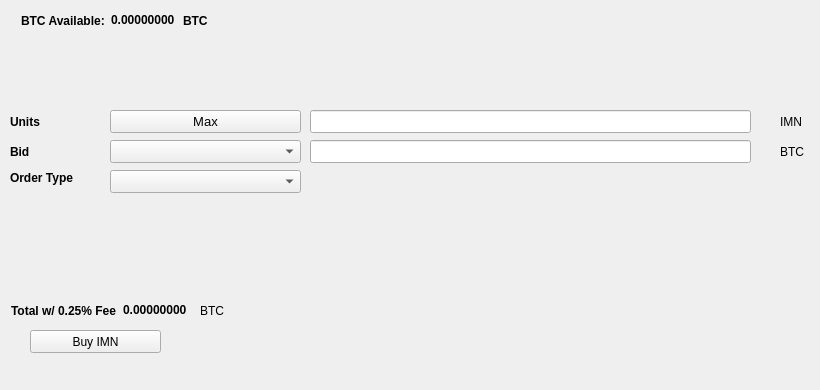
   <widget class="QWidget" name="BuyTab">
    <attribute name="title">
     <string>Buy</string>
    </attribute>
    <widget class="QPushButton" name="BuyIMN">
     <property name="geometry">
      <rect>
       <x>30</x>
       <y>330</y>
       <width>131</width>
       <height>23</height>
      </rect>
     </property>
     <property name="text">
      <string>Buy IMN</string>
     </property>
     <property name="icon">
      <iconset resource="../imn.qrc">
       <normaloff>:/icons/bitcoin</normaloff>:/icons/bitcoin</iconset>
     </property>
    </widget>
    <widget class="QLabel" name="label_3">
     <property name="geometry">
      <rect>
       <x>10</x>
       <y>110</y>
       <width>46</width>
       <height>23</height>
      </rect>
     </property>
     <property name="font">
      <font>
       <weight>75</weight>
       <bold>true</bold>
      </font>
     </property>
     <property name="text">
      <string>Units</string>
     </property>
    </widget>
    <widget class="QLineEdit" name="UnitsInput">
     <property name="geometry">
      <rect>
       <x>310</x>
       <y>110</y>
       <width>441</width>
       <height>23</height>
      </rect>
     </property>
     <property name="font">
      <font>
       <pointsize>9</pointsize>
       <weight>75</weight>
       <bold>true</bold>
      </font>
     </property>
    </widget>
    <widget class="QLineEdit" name="BuyBidPriceEdit">
     <property name="geometry">
      <rect>
       <x>310</x>
       <y>140</y>
       <width>441</width>
       <height>23</height>
      </rect>
     </property>
     <property name="font">
      <font>
       <pointsize>9</pointsize>
       <weight>75</weight>
       <bold>true</bold>
      </font>
     </property>
    </widget>
    <widget class="QLabel" name="label_4">
     <property name="geometry">
      <rect>
       <x>780</x>
       <y>110</y>
       <width>31</width>
       <height>23</height>
      </rect>
     </property>
     <property name="text">
      <string>IMN</string>
     </property>
    </widget>
    <widget class="QLabel" name="label_5">
     <property name="geometry">
      <rect>
       <x>780</x>
       <y>140</y>
       <width>31</width>
       <height>23</height>
      </rect>
     </property>
     <property name="text">
      <string>BTC</string>
     </property>
    </widget>
    <widget class="QLabel" name="label_6">
     <property name="geometry">
      <rect>
       <x>10</x>
       <y>140</y>
       <width>46</width>
       <height>23</height>
      </rect>
     </property>
     <property name="font">
      <font>
       <weight>75</weight>
       <bold>true</bold>
      </font>
     </property>
     <property name="text">
      <string>Bid</string>
     </property>
    </widget>
    <widget class="QLabel" name="label_7">
     <property name="geometry">
      <rect>
       <x>10</x>
       <y>170</y>
       <width>91</width>
       <height>16</height>
      </rect>
     </property>
     <property name="font">
      <font>
       <weight>75</weight>
       <bold>true</bold>
      </font>
     </property>
     <property name="text">
      <string>Order Type</string>
     </property>
    </widget>
    <widget class="QPushButton" name="Buy_Max_Amount">
     <property name="geometry">
      <rect>
       <x>110</x>
       <y>110</y>
       <width>191</width>
       <height>23</height>
      </rect>
     </property>
     <property name="font">
      <font>
       <pointsize>10</pointsize>
      </font>
     </property>
     <property name="text">
      <string>Max</string>
     </property>
    </widget>
    <widget class="QComboBox" name="BuyBidcomboBox">
     <property name="geometry">
      <rect>
       <x>110</x>
       <y>140</y>
       <width>191</width>
       <height>23</height>
      </rect>
     </property>
     <property name="font">
      <font>
       <pointsize>10</pointsize>
      </font>
     </property>
    </widget>
    <widget class="QComboBox" name="buyOrdertypeCombo">
     <property name="geometry">
      <rect>
       <x>110</x>
       <y>170</y>
       <width>191</width>
       <height>23</height>
      </rect>
     </property>
     <property name="font">
      <font>
       <pointsize>10</pointsize>
      </font>
     </property>
    </widget>
    <widget class="QWidget" name="layoutWidget1">
     <property name="geometry">
      <rect>
       <x>21</x>
       <y>11</y>
       <width>227</width>
       <height>19</height>
      </rect>
     </property>
     <layout class="QHBoxLayout" name="horizontalLayout_3">
      <item>
       <widget class="QLabel" name="label232">
        <property name="font">
         <font>
          <weight>75</weight>
          <bold>true</bold>
         </font>
        </property>
        <property name="text">
         <string>BTC Available:</string>
        </property>
       </widget>
      </item>
      <item>
       <widget class="QLabel" name="BtcAvailableLbl">
        <property name="palette">
         <palette>
          <active>
           <colorrole role="WindowText">
            <brush brushstyle="SolidPattern">
             <color alpha="255">
              <red>0</red>
              <green>0</green>
              <blue>0</blue>
             </color>
            </brush>
           </colorrole>
           <colorrole role="Button">
            <brush brushstyle="SolidPattern">
             <color alpha="255">
              <red>0</red>
              <green>170</green>
              <blue>0</blue>
             </color>
            </brush>
           </colorrole>
           <colorrole role="Light">
            <brush brushstyle="SolidPattern">
             <color alpha="255">
              <red>0</red>
              <green>255</green>
              <blue>0</blue>
             </color>
            </brush>
           </colorrole>
           <colorrole role="Midlight">
            <brush brushstyle="SolidPattern">
             <color alpha="255">
              <red>0</red>
              <green>212</green>
              <blue>0</blue>
             </color>
            </brush>
           </colorrole>
           <colorrole role="Dark">
            <brush brushstyle="SolidPattern">
             <color alpha="255">
              <red>0</red>
              <green>85</green>
              <blue>0</blue>
             </color>
            </brush>
           </colorrole>
           <colorrole role="Mid">
            <brush brushstyle="SolidPattern">
             <color alpha="255">
              <red>0</red>
              <green>113</green>
              <blue>0</blue>
             </color>
            </brush>
           </colorrole>
           <colorrole role="Text">
            <brush brushstyle="SolidPattern">
             <color alpha="255">
              <red>0</red>
              <green>170</green>
              <blue>0</blue>
             </color>
            </brush>
           </colorrole>
           <colorrole role="BrightText">
            <brush brushstyle="SolidPattern">
             <color alpha="255">
              <red>255</red>
              <green>255</green>
              <blue>255</blue>
             </color>
            </brush>
           </colorrole>
           <colorrole role="ButtonText">
            <brush brushstyle="SolidPattern">
             <color alpha="255">
              <red>0</red>
              <green>0</green>
              <blue>0</blue>
             </color>
            </brush>
           </colorrole>
           <colorrole role="Base">
            <brush brushstyle="SolidPattern">
             <color alpha="255">
              <red>255</red>
              <green>255</green>
              <blue>255</blue>
             </color>
            </brush>
           </colorrole>
           <colorrole role="Window">
            <brush brushstyle="SolidPattern">
             <color alpha="255">
              <red>0</red>
              <green>170</green>
              <blue>0</blue>
             </color>
            </brush>
           </colorrole>
           <colorrole role="Shadow">
            <brush brushstyle="SolidPattern">
             <color alpha="255">
              <red>0</red>
              <green>0</green>
              <blue>0</blue>
             </color>
            </brush>
           </colorrole>
           <colorrole role="AlternateBase">
            <brush brushstyle="SolidPattern">
             <color alpha="255">
              <red>127</red>
              <green>212</green>
              <blue>127</blue>
             </color>
            </brush>
           </colorrole>
           <colorrole role="ToolTipBase">
            <brush brushstyle="SolidPattern">
             <color alpha="255">
              <red>255</red>
              <green>255</green>
              <blue>220</blue>
             </color>
            </brush>
           </colorrole>
           <colorrole role="ToolTipText">
            <brush brushstyle="SolidPattern">
             <color alpha="255">
              <red>0</red>
              <green>0</green>
              <blue>0</blue>
             </color>
            </brush>
           </colorrole>
          </active>
          <inactive>
           <colorrole role="WindowText">
            <brush brushstyle="SolidPattern">
             <color alpha="255">
              <red>0</red>
              <green>0</green>
              <blue>0</blue>
             </color>
            </brush>
           </colorrole>
           <colorrole role="Button">
            <brush brushstyle="SolidPattern">
             <color alpha="255">
              <red>0</red>
              <green>170</green>
              <blue>0</blue>
             </color>
            </brush>
           </colorrole>
           <colorrole role="Light">
            <brush brushstyle="SolidPattern">
             <color alpha="255">
              <red>0</red>
              <green>255</green>
              <blue>0</blue>
             </color>
            </brush>
           </colorrole>
           <colorrole role="Midlight">
            <brush brushstyle="SolidPattern">
             <color alpha="255">
              <red>0</red>
              <green>212</green>
              <blue>0</blue>
             </color>
            </brush>
           </colorrole>
           <colorrole role="Dark">
            <brush brushstyle="SolidPattern">
             <color alpha="255">
              <red>0</red>
              <green>85</green>
              <blue>0</blue>
             </color>
            </brush>
           </colorrole>
           <colorrole role="Mid">
            <brush brushstyle="SolidPattern">
             <color alpha="255">
              <red>0</red>
              <green>113</green>
              <blue>0</blue>
             </color>
            </brush>
           </colorrole>
           <colorrole role="Text">
            <brush brushstyle="SolidPattern">
             <color alpha="255">
              <red>0</red>
              <green>170</green>
              <blue>0</blue>
             </color>
            </brush>
           </colorrole>
           <colorrole role="BrightText">
            <brush brushstyle="SolidPattern">
             <color alpha="255">
              <red>255</red>
              <green>255</green>
              <blue>255</blue>
             </color>
            </brush>
           </colorrole>
           <colorrole role="ButtonText">
            <brush brushstyle="SolidPattern">
             <color alpha="255">
              <red>0</red>
              <green>0</green>
              <blue>0</blue>
             </color>
            </brush>
           </colorrole>
           <colorrole role="Base">
            <brush brushstyle="SolidPattern">
             <color alpha="255">
              <red>255</red>
              <green>255</green>
              <blue>255</blue>
             </color>
            </brush>
           </colorrole>
           <colorrole role="Window">
            <brush brushstyle="SolidPattern">
             <color alpha="255">
              <red>0</red>
              <green>170</green>
              <blue>0</blue>
             </color>
            </brush>
           </colorrole>
           <colorrole role="Shadow">
            <brush brushstyle="SolidPattern">
             <color alpha="255">
              <red>0</red>
              <green>0</green>
              <blue>0</blue>
             </color>
            </brush>
           </colorrole>
           <colorrole role="AlternateBase">
            <brush brushstyle="SolidPattern">
             <color alpha="255">
              <red>127</red>
              <green>212</green>
              <blue>127</blue>
             </color>
            </brush>
           </colorrole>
           <colorrole role="ToolTipBase">
            <brush brushstyle="SolidPattern">
             <color alpha="255">
              <red>255</red>
              <green>255</green>
              <blue>220</blue>
             </color>
            </brush>
           </colorrole>
           <colorrole role="ToolTipText">
            <brush brushstyle="SolidPattern">
             <color alpha="255">
              <red>0</red>
              <green>0</green>
              <blue>0</blue>
             </color>
            </brush>
           </colorrole>
          </inactive>
          <disabled>
           <colorrole role="WindowText">
            <brush brushstyle="SolidPattern">
             <color alpha="255">
              <red>0</red>
              <green>85</green>
              <blue>0</blue>
             </color>
            </brush>
           </colorrole>
           <colorrole role="Button">
            <brush brushstyle="SolidPattern">
             <color alpha="255">
              <red>0</red>
              <green>170</green>
              <blue>0</blue>
             </color>
            </brush>
           </colorrole>
           <colorrole role="Light">
            <brush brushstyle="SolidPattern">
             <color alpha="255">
              <red>0</red>
              <green>255</green>
              <blue>0</blue>
             </color>
            </brush>
           </colorrole>
           <colorrole role="Midlight">
            <brush brushstyle="SolidPattern">
             <color alpha="255">
              <red>0</red>
              <green>212</green>
              <blue>0</blue>
             </color>
            </brush>
           </colorrole>
           <colorrole role="Dark">
            <brush brushstyle="SolidPattern">
             <color alpha="255">
              <red>0</red>
              <green>85</green>
              <blue>0</blue>
             </color>
            </brush>
           </colorrole>
           <colorrole role="Mid">
            <brush brushstyle="SolidPattern">
             <color alpha="255">
              <red>0</red>
              <green>113</green>
              <blue>0</blue>
             </color>
            </brush>
           </colorrole>
           <colorrole role="Text">
            <brush brushstyle="SolidPattern">
             <color alpha="255">
              <red>0</red>
              <green>85</green>
              <blue>0</blue>
             </color>
            </brush>
           </colorrole>
           <colorrole role="BrightText">
            <brush brushstyle="SolidPattern">
             <color alpha="255">
              <red>255</red>
              <green>255</green>
              <blue>255</blue>
             </color>
            </brush>
           </colorrole>
           <colorrole role="ButtonText">
            <brush brushstyle="SolidPattern">
             <color alpha="255">
              <red>0</red>
              <green>85</green>
              <blue>0</blue>
             </color>
            </brush>
           </colorrole>
           <colorrole role="Base">
            <brush brushstyle="SolidPattern">
             <color alpha="255">
              <red>0</red>
              <green>170</green>
              <blue>0</blue>
             </color>
            </brush>
           </colorrole>
           <colorrole role="Window">
            <brush brushstyle="SolidPattern">
             <color alpha="255">
              <red>0</red>
              <green>170</green>
              <blue>0</blue>
             </color>
            </brush>
           </colorrole>
           <colorrole role="Shadow">
            <brush brushstyle="SolidPattern">
             <color alpha="255">
              <red>0</red>
              <green>0</green>
              <blue>0</blue>
             </color>
            </brush>
           </colorrole>
           <colorrole role="AlternateBase">
            <brush brushstyle="SolidPattern">
             <color alpha="255">
              <red>0</red>
              <green>170</green>
              <blue>0</blue>
             </color>
            </brush>
           </colorrole>
           <colorrole role="ToolTipBase">
            <brush brushstyle="SolidPattern">
             <color alpha="255">
              <red>255</red>
              <green>255</green>
              <blue>220</blue>
             </color>
            </brush>
           </colorrole>
           <colorrole role="ToolTipText">
            <brush brushstyle="SolidPattern">
             <color alpha="255">
              <red>0</red>
              <green>0</green>
              <blue>0</blue>
             </color>
            </brush>
           </colorrole>
          </disabled>
         </palette>
        </property>
        <property name="font">
         <font>
          <weight>75</weight>
          <bold>true</bold>
         </font>
        </property>
        <property name="text">
         <string>0.00000000</string>
        </property>
        <property name="textInteractionFlags">
         <set>Qt::LinksAccessibleByMouse|Qt::TextSelectableByKeyboard|Qt::TextSelectableByMouse</set>
        </property>
       </widget>
      </item>
      <item>
       <widget class="QLabel" name="BtcAvailableLbl_2">
        <property name="font">
         <font>
          <weight>75</weight>
          <bold>true</bold>
         </font>
        </property>
        <property name="text">
         <string>BTC</string>
        </property>
       </widget>
      </item>
     </layout>
    </widget>
    <widget class="QWidget" name="layoutWidge2">
     <property name="geometry">
      <rect>
       <x>11</x>
       <y>301</y>
       <width>259</width>
       <height>19</height>
      </rect>
     </property>
     <layout class="QHBoxLayout" name="horizontalLayout_4">
      <item>
       <widget class="QLabel" name="label_9">
        <property name="font">
         <font>
          <weight>75</weight>
          <bold>true</bold>
         </font>
        </property>
        <property name="text">
         <string>Total w/ 0.25% Fee</string>
        </property>
       </widget>
      </item>
      <item>
       <widget class="QLabel" name="BuyCostLabel">
        <property name="palette">
         <palette>
          <active>
           <colorrole role="WindowText">
            <brush brushstyle="SolidPattern">
             <color alpha="255">
              <red>0</red>
              <green>0</green>
              <blue>0</blue>
             </color>
            </brush>
           </colorrole>
           <colorrole role="Button">
            <brush brushstyle="SolidPattern">
             <color alpha="255">
              <red>0</red>
              <green>170</green>
              <blue>0</blue>
             </color>
            </brush>
           </colorrole>
           <colorrole role="Light">
            <brush brushstyle="SolidPattern">
             <color alpha="255">
              <red>0</red>
              <green>255</green>
              <blue>0</blue>
             </color>
            </brush>
           </colorrole>
           <colorrole role="Midlight">
            <brush brushstyle="SolidPattern">
             <color alpha="255">
              <red>0</red>
              <green>212</green>
              <blue>0</blue>
             </color>
            </brush>
           </colorrole>
           <colorrole role="Dark">
            <brush brushstyle="SolidPattern">
             <color alpha="255">
              <red>0</red>
              <green>85</green>
              <blue>0</blue>
             </color>
            </brush>
           </colorrole>
           <colorrole role="Mid">
            <brush brushstyle="SolidPattern">
             <color alpha="255">
              <red>0</red>
              <green>113</green>
              <blue>0</blue>
             </color>
            </brush>
           </colorrole>
           <colorrole role="Text">
            <brush brushstyle="SolidPattern">
             <color alpha="255">
              <red>0</red>
              <green>170</green>
              <blue>0</blue>
             </color>
            </brush>
           </colorrole>
           <colorrole role="BrightText">
            <brush brushstyle="SolidPattern">
             <color alpha="255">
              <red>255</red>
              <green>255</green>
              <blue>255</blue>
             </color>
            </brush>
           </colorrole>
           <colorrole role="ButtonText">
            <brush brushstyle="SolidPattern">
             <color alpha="255">
              <red>0</red>
              <green>0</green>
              <blue>0</blue>
             </color>
            </brush>
           </colorrole>
           <colorrole role="Base">
            <brush brushstyle="SolidPattern">
             <color alpha="255">
              <red>255</red>
              <green>255</green>
              <blue>255</blue>
             </color>
            </brush>
           </colorrole>
           <colorrole role="Window">
            <brush brushstyle="SolidPattern">
             <color alpha="255">
              <red>0</red>
              <green>170</green>
              <blue>0</blue>
             </color>
            </brush>
           </colorrole>
           <colorrole role="Shadow">
            <brush brushstyle="SolidPattern">
             <color alpha="255">
              <red>0</red>
              <green>0</green>
              <blue>0</blue>
             </color>
            </brush>
           </colorrole>
           <colorrole role="AlternateBase">
            <brush brushstyle="SolidPattern">
             <color alpha="255">
              <red>127</red>
              <green>212</green>
              <blue>127</blue>
             </color>
            </brush>
           </colorrole>
           <colorrole role="ToolTipBase">
            <brush brushstyle="SolidPattern">
             <color alpha="255">
              <red>255</red>
              <green>255</green>
              <blue>220</blue>
             </color>
            </brush>
           </colorrole>
           <colorrole role="ToolTipText">
            <brush brushstyle="SolidPattern">
             <color alpha="255">
              <red>0</red>
              <green>0</green>
              <blue>0</blue>
             </color>
            </brush>
           </colorrole>
          </active>
          <inactive>
           <colorrole role="WindowText">
            <brush brushstyle="SolidPattern">
             <color alpha="255">
              <red>0</red>
              <green>0</green>
              <blue>0</blue>
             </color>
            </brush>
           </colorrole>
           <colorrole role="Button">
            <brush brushstyle="SolidPattern">
             <color alpha="255">
              <red>0</red>
              <green>170</green>
              <blue>0</blue>
             </color>
            </brush>
           </colorrole>
           <colorrole role="Light">
            <brush brushstyle="SolidPattern">
             <color alpha="255">
              <red>0</red>
              <green>255</green>
              <blue>0</blue>
             </color>
            </brush>
           </colorrole>
           <colorrole role="Midlight">
            <brush brushstyle="SolidPattern">
             <color alpha="255">
              <red>0</red>
              <green>212</green>
              <blue>0</blue>
             </color>
            </brush>
           </colorrole>
           <colorrole role="Dark">
            <brush brushstyle="SolidPattern">
             <color alpha="255">
              <red>0</red>
              <green>85</green>
              <blue>0</blue>
             </color>
            </brush>
           </colorrole>
           <colorrole role="Mid">
            <brush brushstyle="SolidPattern">
             <color alpha="255">
              <red>0</red>
              <green>113</green>
              <blue>0</blue>
             </color>
            </brush>
           </colorrole>
           <colorrole role="Text">
            <brush brushstyle="SolidPattern">
             <color alpha="255">
              <red>0</red>
              <green>170</green>
              <blue>0</blue>
             </color>
            </brush>
           </colorrole>
           <colorrole role="BrightText">
            <brush brushstyle="SolidPattern">
             <color alpha="255">
              <red>255</red>
              <green>255</green>
              <blue>255</blue>
             </color>
            </brush>
           </colorrole>
           <colorrole role="ButtonText">
            <brush brushstyle="SolidPattern">
             <color alpha="255">
              <red>0</red>
              <green>0</green>
              <blue>0</blue>
             </color>
            </brush>
           </colorrole>
           <colorrole role="Base">
            <brush brushstyle="SolidPattern">
             <color alpha="255">
              <red>255</red>
              <green>255</green>
              <blue>255</blue>
             </color>
            </brush>
           </colorrole>
           <colorrole role="Window">
            <brush brushstyle="SolidPattern">
             <color alpha="255">
              <red>0</red>
              <green>170</green>
              <blue>0</blue>
             </color>
            </brush>
           </colorrole>
           <colorrole role="Shadow">
            <brush brushstyle="SolidPattern">
             <color alpha="255">
              <red>0</red>
              <green>0</green>
              <blue>0</blue>
             </color>
            </brush>
           </colorrole>
           <colorrole role="AlternateBase">
            <brush brushstyle="SolidPattern">
             <color alpha="255">
              <red>127</red>
              <green>212</green>
              <blue>127</blue>
             </color>
            </brush>
           </colorrole>
           <colorrole role="ToolTipBase">
            <brush brushstyle="SolidPattern">
             <color alpha="255">
              <red>255</red>
              <green>255</green>
              <blue>220</blue>
             </color>
            </brush>
           </colorrole>
           <colorrole role="ToolTipText">
            <brush brushstyle="SolidPattern">
             <color alpha="255">
              <red>0</red>
              <green>0</green>
              <blue>0</blue>
             </color>
            </brush>
           </colorrole>
          </inactive>
          <disabled>
           <colorrole role="WindowText">
            <brush brushstyle="SolidPattern">
             <color alpha="255">
              <red>0</red>
              <green>85</green>
              <blue>0</blue>
             </color>
            </brush>
           </colorrole>
           <colorrole role="Button">
            <brush brushstyle="SolidPattern">
             <color alpha="255">
              <red>0</red>
              <green>170</green>
              <blue>0</blue>
             </color>
            </brush>
           </colorrole>
           <colorrole role="Light">
            <brush brushstyle="SolidPattern">
             <color alpha="255">
              <red>0</red>
              <green>255</green>
              <blue>0</blue>
             </color>
            </brush>
           </colorrole>
           <colorrole role="Midlight">
            <brush brushstyle="SolidPattern">
             <color alpha="255">
              <red>0</red>
              <green>212</green>
              <blue>0</blue>
             </color>
            </brush>
           </colorrole>
           <colorrole role="Dark">
            <brush brushstyle="SolidPattern">
             <color alpha="255">
              <red>0</red>
              <green>85</green>
              <blue>0</blue>
             </color>
            </brush>
           </colorrole>
           <colorrole role="Mid">
            <brush brushstyle="SolidPattern">
             <color alpha="255">
              <red>0</red>
              <green>113</green>
              <blue>0</blue>
             </color>
            </brush>
           </colorrole>
           <colorrole role="Text">
            <brush brushstyle="SolidPattern">
             <color alpha="255">
              <red>0</red>
              <green>85</green>
              <blue>0</blue>
             </color>
            </brush>
           </colorrole>
           <colorrole role="BrightText">
            <brush brushstyle="SolidPattern">
             <color alpha="255">
              <red>255</red>
              <green>255</green>
              <blue>255</blue>
             </color>
            </brush>
           </colorrole>
           <colorrole role="ButtonText">
            <brush brushstyle="SolidPattern">
             <color alpha="255">
              <red>0</red>
              <green>85</green>
              <blue>0</blue>
             </color>
            </brush>
           </colorrole>
           <colorrole role="Base">
            <brush brushstyle="SolidPattern">
             <color alpha="255">
              <red>0</red>
              <green>170</green>
              <blue>0</blue>
             </color>
            </brush>
           </colorrole>
           <colorrole role="Window">
            <brush brushstyle="SolidPattern">
             <color alpha="255">
              <red>0</red>
              <green>170</green>
              <blue>0</blue>
             </color>
            </brush>
           </colorrole>
           <colorrole role="Shadow">
            <brush brushstyle="SolidPattern">
             <color alpha="255">
              <red>0</red>
              <green>0</green>
              <blue>0</blue>
             </color>
            </brush>
           </colorrole>
           <colorrole role="AlternateBase">
            <brush brushstyle="SolidPattern">
             <color alpha="255">
              <red>0</red>
              <green>170</green>
              <blue>0</blue>
             </color>
            </brush>
           </colorrole>
           <colorrole role="ToolTipBase">
            <brush brushstyle="SolidPattern">
             <color alpha="255">
              <red>255</red>
              <green>255</green>
              <blue>220</blue>
             </color>
            </brush>
           </colorrole>
           <colorrole role="ToolTipText">
            <brush brushstyle="SolidPattern">
             <color alpha="255">
              <red>0</red>
              <green>0</green>
              <blue>0</blue>
             </color>
            </brush>
           </colorrole>
          </disabled>
         </palette>
        </property>
        <property name="font">
         <font>
          <weight>75</weight>
          <bold>true</bold>
         </font>
        </property>
        <property name="autoFillBackground">
         <bool>false</bool>
        </property>
        <property name="text">
         <string>0.00000000</string>
        </property>
        <property name="textInteractionFlags">
         <set>Qt::LinksAccessibleByMouse|Qt::TextSelectableByMouse</set>
        </property>
       </widget>
      </item>
      <item>
       <widget class="QLabel" name="label_10">
        <property name="font">
         <font>
          <weight>50</weight>
          <bold>false</bold>
         </font>
        </property>
        <property name="text">
         <string>BTC</string>
        </property>
       </widget>
      </item>
     </layout>
    </widget>
    <widget class="QLabel" name="label_24">
     <property name="geometry">
      <rect>
       <x>460</x>
       <y>300</y>
       <width>281</width>
       <height>81</height>
      </rect>
     </property>
     <property name="text">
      <string/>
     </property>
     <property name="pixmap">
      <pixmap>:/images/bittrex</pixmap>
     </property>
    </widget>
   </widget>
